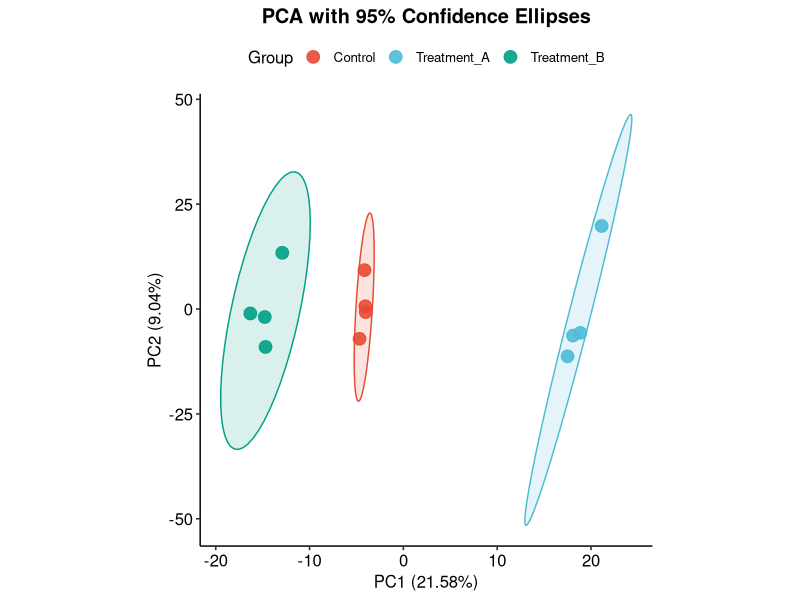
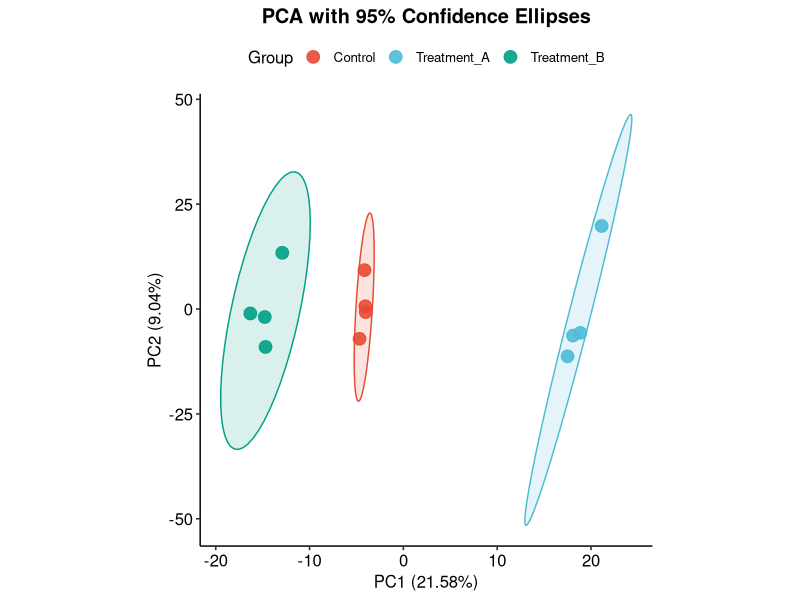
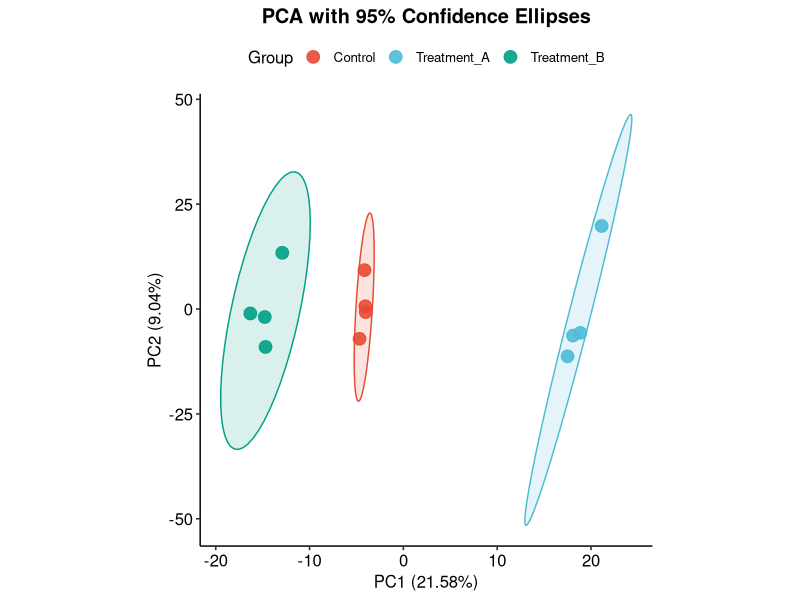

Source code (R) for these figures, in order:
# ============================================================
# BioViz Pro - PCA主成分分析图 模板
# 用途：展示样本间的整体差异和聚类关系
# ============================================================

library(ggplot2)
library(ggsci)
library(ggpubr)
library(ggrepel)
library(svglite)
library(dplyr)

# 发表级保存函数
save_publication_figure <- function(plot_obj, filename, width = 7, height = 6, 
                                     dpi = 300, output_dir = "figures") {
  if (!dir.exists(output_dir)) dir.create(output_dir, recursive = TRUE)
  ggsave(file.path(output_dir, paste0(filename, ".svg")),
         plot_obj, width = width, height = height, device = svglite::svglite)
  ggsave(file.path(output_dir, paste0(filename, ".png")),
         plot_obj, width = width, height = height, dpi = dpi, bg = "white")
  ggsave(file.path(output_dir, paste0(filename, ".pdf")),
         plot_obj, width = width, height = height, device = cairo_pdf)
  message(paste0("✅ 图形已保存: ", output_dir, "/", filename))
}

# 模拟数据
set.seed(42)
n_genes <- 1000; n_samples <- 12
sample_names <- c(paste0("Control_", 1:4), paste0("Treatment_A_", 1:4), paste0("Treatment_B_", 1:4))
expr_matrix <- matrix(rnorm(n_genes * n_samples, 10, 3), n_genes, n_samples)
colnames(expr_matrix) <- sample_names
expr_matrix[, 5:8] <- expr_matrix[, 5:8] + 2
expr_matrix[, 9:12] <- expr_matrix[, 9:12] - 1

sample_info <- data.frame(
  Sample = sample_names,
  Group = c(rep("Control", 4), rep("Treatment_A", 4), rep("Treatment_B", 4)),
  row.names = sample_names
)

# 执行PCA
pca_result <- prcomp(t(expr_matrix), center = TRUE, scale. = TRUE)
pca_data <- as.data.frame(pca_result$x)
pca_data$Sample <- rownames(pca_data)
pca_data <- merge(pca_data, sample_info, by = "Sample")
var_explained <- round(100 * summary(pca_result)$importance[2, ], 2)

# 带椭圆的PCA图
pca_plot <- ggplot(pca_data, aes(x = PC1, y = PC2, color = Group, fill = Group)) +
  stat_ellipse(geom = "polygon", alpha = 0.15, level = 0.95, show.legend = FALSE) +
  geom_point(size = 4, alpha = 0.9) +
  scale_color_npg() + scale_fill_npg() +
  labs(title = "PCA with 95% Confidence Ellipses",
       x = paste0("PC1 (", var_explained[1], "%)"),
       y = paste0("PC2 (", var_explained[2], "%)"), color = "Group") +
  theme_pubr(base_size = 12) +
  theme(plot.title = element_text(hjust = 0.5, face = "bold"), aspect.ratio = 1)

save_publication_figure(pca_plot, "pca_plot_NPG", width = 8, height = 7)
